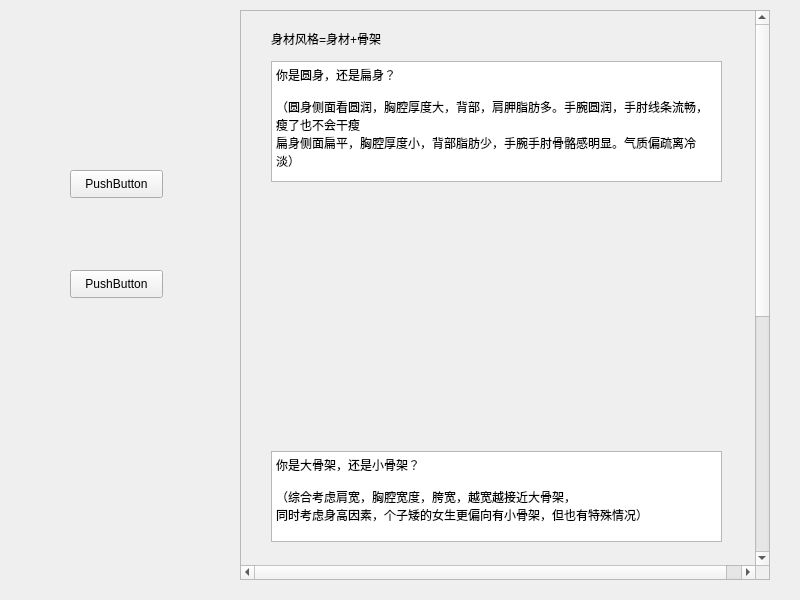
<?xml version="1.0" encoding="UTF-8"?>
<ui version="4.0">
 <class>coldbone</class>
 <widget class="QWidget" name="coldbone">
  <property name="geometry">
   <rect>
    <x>0</x>
    <y>0</y>
    <width>800</width>
    <height>600</height>
   </rect>
  </property>
  <property name="windowTitle">
   <string>Form</string>
  </property>
  <widget class="QPushButton" name="pushButton_2">
   <property name="geometry">
    <rect>
     <x>70</x>
     <y>170</y>
     <width>93</width>
     <height>28</height>
    </rect>
   </property>
   <property name="text">
    <string>PushButton</string>
   </property>
  </widget>
  <widget class="QPushButton" name="pushButton_3">
   <property name="geometry">
    <rect>
     <x>70</x>
     <y>270</y>
     <width>93</width>
     <height>28</height>
    </rect>
   </property>
   <property name="text">
    <string>PushButton</string>
   </property>
  </widget>
  <widget class="QScrollArea" name="scrollArea">
   <property name="geometry">
    <rect>
     <x>240</x>
     <y>10</y>
     <width>530</width>
     <height>570</height>
    </rect>
   </property>
   <property name="minimumSize">
    <size>
     <width>20</width>
     <height>20</height>
    </size>
   </property>
   <property name="verticalScrollBarPolicy">
    <enum>Qt::ScrollBarAlwaysOn</enum>
   </property>
   <property name="horizontalScrollBarPolicy">
    <enum>Qt::ScrollBarAlwaysOn</enum>
   </property>
   <property name="widgetResizable">
    <bool>false</bool>
   </property>
   <widget class="QWidget" name="scrollAreaWidgetContents">
    <property name="geometry">
     <rect>
      <x>0</x>
      <y>0</y>
      <width>530</width>
      <height>1000</height>
     </rect>
    </property>
    <property name="minimumSize">
     <size>
      <width>500</width>
      <height>1000</height>
     </size>
    </property>
    <widget class="QLabel" name="label">
     <property name="geometry">
      <rect>
       <x>30</x>
       <y>20</y>
       <width>161</width>
       <height>16</height>
      </rect>
     </property>
     <property name="text">
      <string>身材风格=身材+骨架</string>
     </property>
    </widget>
    <widget class="QLabel" name="label_2">
     <property name="geometry">
      <rect>
       <x>30</x>
       <y>180</y>
       <width>211</width>
       <height>241</height>
      </rect>
     </property>
     <property name="text">
      <string/>
     </property>
    </widget>
    <widget class="QLabel" name="label_3">
     <property name="geometry">
      <rect>
       <x>260</x>
       <y>180</y>
       <width>211</width>
       <height>241</height>
      </rect>
     </property>
     <property name="text">
      <string/>
     </property>
    </widget>
    <widget class="QLabel" name="label_4">
     <property name="geometry">
      <rect>
       <x>30</x>
       <y>540</y>
       <width>211</width>
       <height>261</height>
      </rect>
     </property>
     <property name="text">
      <string/>
     </property>
    </widget>
    <widget class="QLabel" name="label_5">
     <property name="geometry">
      <rect>
       <x>250</x>
       <y>540</y>
       <width>231</width>
       <height>251</height>
      </rect>
     </property>
     <property name="text">
      <string/>
     </property>
    </widget>
    <widget class="QLabel" name="label_6">
     <property name="geometry">
      <rect>
       <x>30</x>
       <y>820</y>
       <width>391</width>
       <height>16</height>
      </rect>
     </property>
     <property name="text">
      <string>综合考虑你的身材类型与骨骼类型，选择你的身材风格是？</string>
     </property>
    </widget>
    <widget class="QRadioButton" name="radioButton">
     <property name="geometry">
      <rect>
       <x>30</x>
       <y>850</y>
       <width>115</width>
       <height>19</height>
      </rect>
     </property>
     <property name="text">
      <string>大骨架圆身材</string>
     </property>
    </widget>
    <widget class="QRadioButton" name="radioButton_2">
     <property name="geometry">
      <rect>
       <x>30</x>
       <y>880</y>
       <width>115</width>
       <height>19</height>
      </rect>
     </property>
     <property name="text">
      <string>大骨架扁身材</string>
     </property>
    </widget>
    <widget class="QRadioButton" name="radioButton_3">
     <property name="geometry">
      <rect>
       <x>250</x>
       <y>850</y>
       <width>181</width>
       <height>19</height>
      </rect>
     </property>
     <property name="text">
      <string>小/中等骨架圆身材</string>
     </property>
    </widget>
    <widget class="QRadioButton" name="radioButton_4">
     <property name="geometry">
      <rect>
       <x>250</x>
       <y>880</y>
       <width>161</width>
       <height>19</height>
      </rect>
     </property>
     <property name="text">
      <string>小/中等骨架扁身材</string>
     </property>
    </widget>
    <widget class="QTextBrowser" name="textBrowser_3">
     <property name="geometry">
      <rect>
       <x>30</x>
       <y>50</y>
       <width>451</width>
       <height>121</height>
      </rect>
     </property>
     <property name="html">
      <string>&lt;!DOCTYPE HTML PUBLIC &quot;-//W3C//DTD HTML 4.0//EN&quot; &quot;http://www.w3.org/TR/REC-html40/strict.dtd&quot;&gt;
&lt;html&gt;&lt;head&gt;&lt;meta name=&quot;qrichtext&quot; content=&quot;1&quot; /&gt;&lt;style type=&quot;text/css&quot;&gt;
p, li { white-space: pre-wrap; }
&lt;/style&gt;&lt;/head&gt;&lt;body style=&quot; font-family:'SimSun'; font-size:9pt; font-weight:400; font-style:normal;&quot;&gt;
&lt;p style=&quot; margin-top:0px; margin-bottom:0px; margin-left:0px; margin-right:0px; -qt-block-indent:0; text-indent:0px;&quot;&gt;你是圆身，还是扁身？&lt;/p&gt;
&lt;p style=&quot;-qt-paragraph-type:empty; margin-top:0px; margin-bottom:0px; margin-left:0px; margin-right:0px; -qt-block-indent:0; text-indent:0px;&quot;&gt;&lt;br /&gt;&lt;/p&gt;
&lt;p style=&quot; margin-top:0px; margin-bottom:0px; margin-left:0px; margin-right:0px; -qt-block-indent:0; text-indent:0px;&quot;&gt;（圆身侧面看圆润，胸腔厚度大，背部，肩胛脂肪多。手腕圆润，手肘线条流畅，瘦了也不会干瘦&lt;/p&gt;
&lt;p style=&quot; margin-top:0px; margin-bottom:0px; margin-left:0px; margin-right:0px; -qt-block-indent:0; text-indent:0px;&quot;&gt;扁身侧面扁平，胸腔厚度小，背部脂肪少，手腕手肘骨骼感明显。气质偏疏离冷淡）&lt;/p&gt;&lt;/body&gt;&lt;/html&gt;</string>
     </property>
    </widget>
    <widget class="QTextBrowser" name="textBrowser_2">
     <property name="geometry">
      <rect>
       <x>30</x>
       <y>440</y>
       <width>451</width>
       <height>91</height>
      </rect>
     </property>
     <property name="html">
      <string>&lt;!DOCTYPE HTML PUBLIC &quot;-//W3C//DTD HTML 4.0//EN&quot; &quot;http://www.w3.org/TR/REC-html40/strict.dtd&quot;&gt;
&lt;html&gt;&lt;head&gt;&lt;meta name=&quot;qrichtext&quot; content=&quot;1&quot; /&gt;&lt;style type=&quot;text/css&quot;&gt;
p, li { white-space: pre-wrap; }
&lt;/style&gt;&lt;/head&gt;&lt;body style=&quot; font-family:'SimSun'; font-size:9pt; font-weight:400; font-style:normal;&quot;&gt;
&lt;p style=&quot; margin-top:0px; margin-bottom:0px; margin-left:0px; margin-right:0px; -qt-block-indent:0; text-indent:0px;&quot;&gt;你是大骨架，还是小骨架？&lt;/p&gt;
&lt;p style=&quot;-qt-paragraph-type:empty; margin-top:0px; margin-bottom:0px; margin-left:0px; margin-right:0px; -qt-block-indent:0; text-indent:0px;&quot;&gt;&lt;br /&gt;&lt;/p&gt;
&lt;p style=&quot; margin-top:0px; margin-bottom:0px; margin-left:0px; margin-right:0px; -qt-block-indent:0; text-indent:0px;&quot;&gt;（综合考虑肩宽，胸腔宽度，胯宽，越宽越接近大骨架，&lt;/p&gt;
&lt;p style=&quot; margin-top:0px; margin-bottom:0px; margin-left:0px; margin-right:0px; -qt-block-indent:0; text-indent:0px;&quot;&gt;同时考虑身高因素，个子矮的女生更偏向有小骨架，但也有特殊情况）&lt;/p&gt;&lt;/body&gt;&lt;/html&gt;</string>
     </property>
    </widget>
   </widget>
  </widget>
 </widget>
 <resources/>
 <connections/>
</ui>
